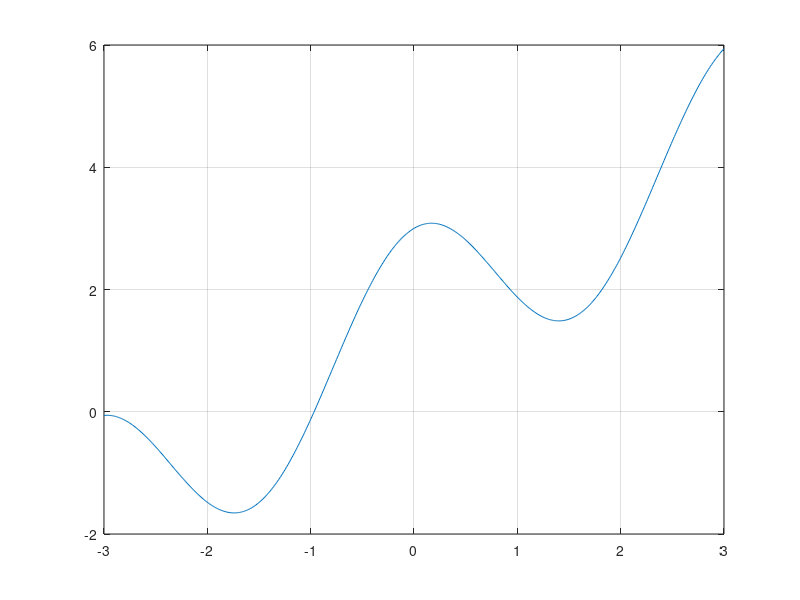

Write MATLAB code to recreate this figure. (Note: this script raises an error after producing the figure.)
i = -3:0.6:3;
o = -3:0.01:3;
y=@(x) x+3*(cos(x)).^2;
plot(o, y(o))
hold on
grid on

xc = 2;
acc_y = y(xc)

V = value_matrix(y, i);
C = cubic_spline_symmetrical(V);
for k=1:length(C)
    x = i(k):0.01:i(k+1);
    y1=@(x) C(k,3) + C(k,4)*(x-C(k,1)) + C(k,5)*(x-C(k,1)).^2 + C(k,6)*(x-C(k,1)).^3;
    plot(x,y1(x))
    hold on

    if xc >= C(k,1) && xc <= C(k,2)
        aprox_y = y1(xc)
    end
end

pp = csape(V(:,1), V(:,2), 'v');
pp.coefs;
fnplt(pp)
grid on
hold on
csape_y = fnval(pp, 2)